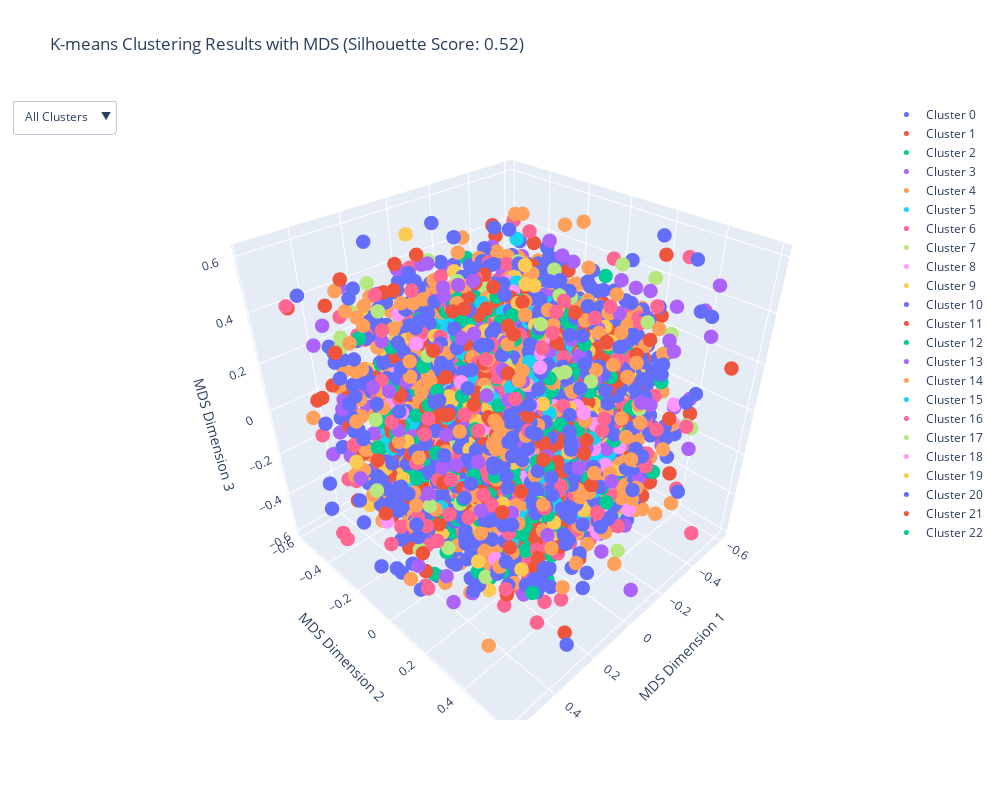
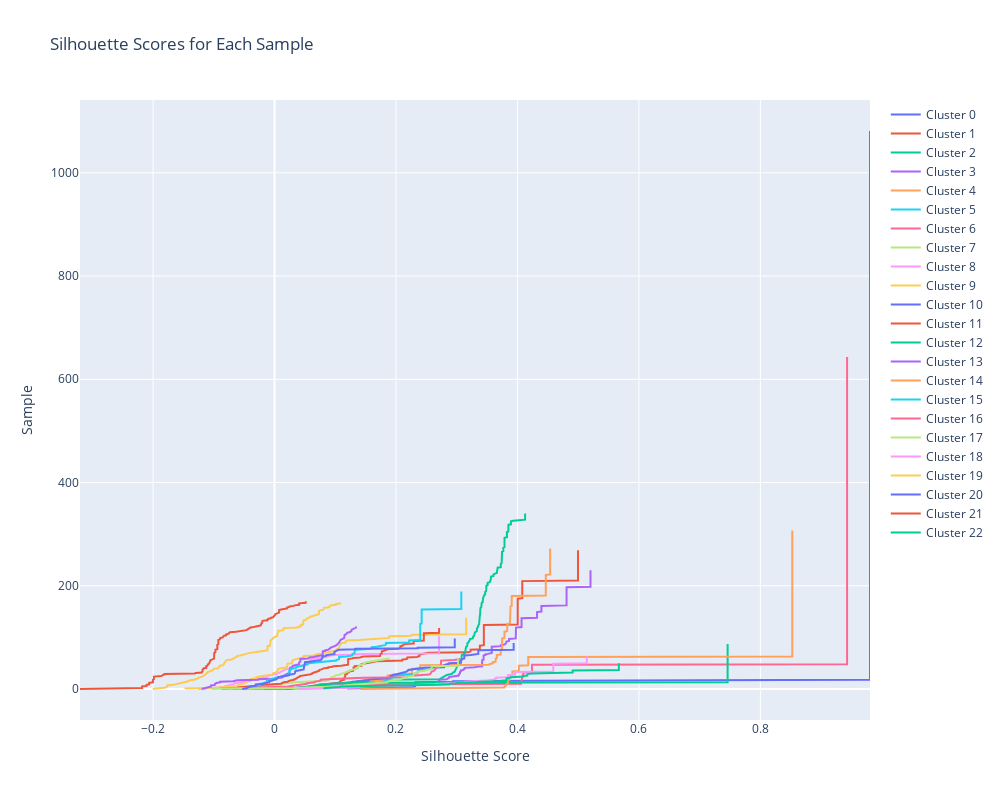

Notebook code for these charts, in order:
### Code cell
# NaN 값 제거
df_cleaned = item_cleaned

# 문자열을 리스트로 변환하는 함수
def str_to_list(string):
    try:
        return ast.literal_eval(string.strip())
    except Exception as e:
        print(f"Error parsing string: {string}")
        return []

# 문자열을 리스트로 변환
for col in df_cleaned.columns[1:]:
    df_cleaned[col] = df_cleaned[col].apply(str_to_list)

# 리스트를 수치형 데이터로 변환
expanded_data = []
for index, row in df_cleaned.iterrows():
    combined_row = []
    for col in df_cleaned.columns[1:]:
        combined_row.extend(row[col])
    expanded_data.append(combined_row)

df_expanded = pd.DataFrame(expanded_data)

# K-means 클러스터링 수행
n_clusters = 23  # 클러스터 수 설정
kmeans = KMeans(n_clusters=n_clusters, random_state=0)
kmeans.fit(df_expanded)
